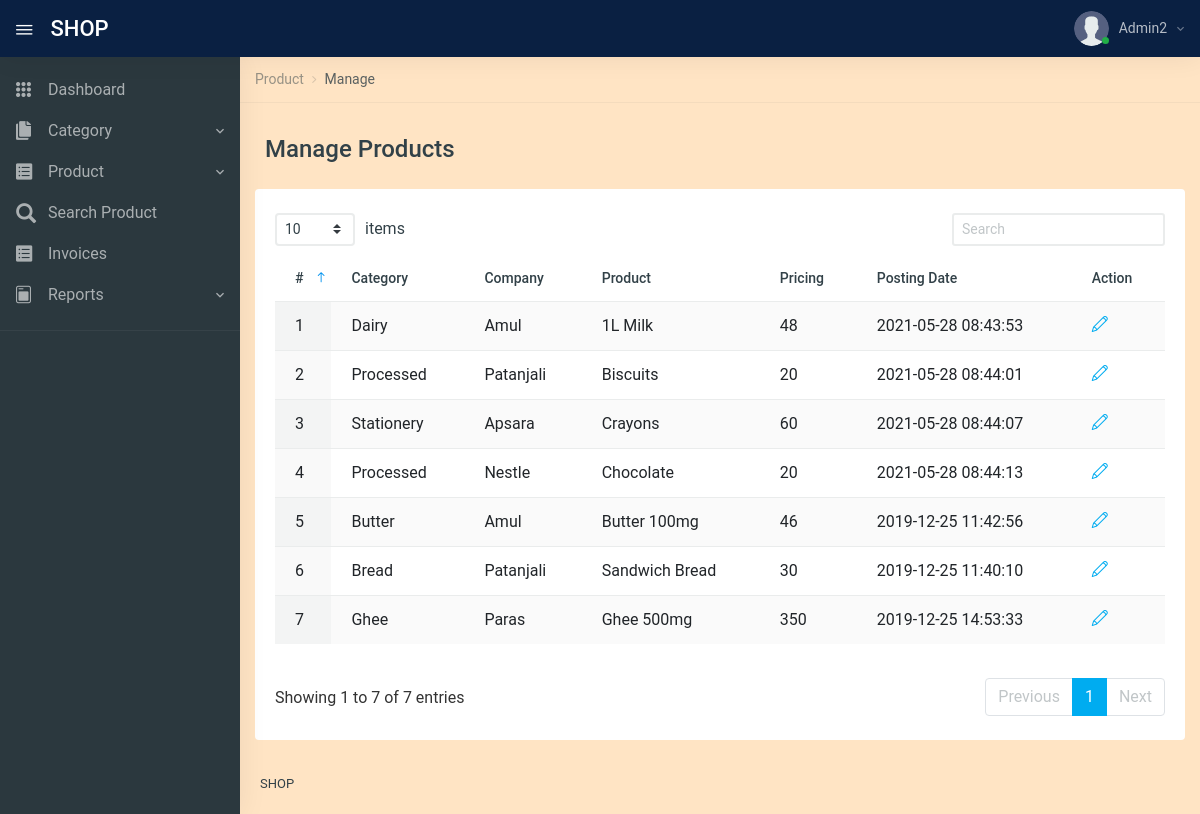
Screenshot of /manage-products.php (signed in) with the database file from the repository.
### tables this page shows
CREATE TABLE `tblproducts` (
  `id` int(11) NOT NULL,
  `CategoryName` varchar(150) DEFAULT NULL,
  `CompanyName` varchar(150) DEFAULT NULL,
  `ProductName` varchar(150) DEFAULT NULL,
  `ProductPrice` decimal(10,0) DEFAULT current_timestamp(),
  `PostingDate` timestamp NOT NULL DEFAULT current_timestamp() ON UPDATE current_timestamp(),
  `UpdationDate` timestamp NULL DEFAULT NULL ON UPDATE current_timestamp()
);

### manage-products.php (the view, shortened to what this page needs)
<?php
include('includes/config.php');
if (strlen($_SESSION['aid']==0)) {
  header('location:logout.php');
  } else{
?>
<!DOCTYPE html>
<html lang="en">
<head>
    <link href="vendors/datatables.net-dt/css/jquery.dataTables.min.css" rel="stylesheet" type="text/css" />
    <link href="vendors/datatables.net-responsive-dt/css/responsive.dataTables.min.css" rel="stylesheet" type="text/css" />
    <link href="vendors/jquery-toggles/css/toggles.css" rel="stylesheet" type="text/css">
    <link href="vendors/jquery-toggles/css/themes/toggles-light.css" rel="stylesheet" type="text/css">
    <link href="dist/css/style.css" rel="stylesheet" type="text/css">
</head>
<body>
	<div class="hk-wrapper hk-vertical-nav">
<?php include_once('includes/navbar.php');
include_once('includes/sidebar.php');
?>
        <div class="hk-pg-wrapper" style="background-color: bisque;">
            <nav class="hk-breadcrumb" aria-label="breadcrumb">
                <ol class="breadcrumb breadcrumb-light bg-transparent">
<li class="breadcrumb-item"><a href="#">Product</a></li>
<li class="breadcrumb-item active" aria-current="page">Manage</li>
                </ol>
            </nav>
            <div class="container">
<div class="hk-pg-header">
 <h4 class="hk-pg-title"><span class="pg-title-icon"><span class="feather-icon"><i data-feather="database"></i></span></span>Manage Products</h4>
                </div>
                <div class="row">
                    <div class="col-xl-12">
                        <section class="hk-sec-wrapper">
                            <div class="row">
                                <div class="col-sm">
                                    <div class="table-wrap">
                                        <table id="datable_1" class="table table-hover w-100 display pb-30">
                                            <thead>
                                                <tr>
                                                    <th>#</th>
                                                    <th>Category</th>
                                                    <th>Company</th>
                                                    <th>Product</th>
                                                    <th>Pricing</th>
                                                    <th>Posting Date</th>
                                                    <th>Action</th>
                                                </tr>
                                            </thead>
                                            <tbody>
<?php
$rno=mt_rand(10000,99999);
$query=mysqli_query($con,"select * from tblproducts");
$cnt=1;
while($row=mysqli_fetch_array($query))
{
?>
<tr>
<td><?php echo $cnt;?></td>
<td><?php echo $row['CategoryName'];?></td>
<td><?php echo $row['CompanyName'];?></td>
<td><?php echo $row['ProductName'];?></td>
<td><?php echo $row['ProductPrice'];?></td>
<td><?php echo $row['PostingDate'];?></td>
<td>
<a href="edit-product.php?pid=<?php echo base64_encode($row['id'].$rno);?>" class="mr-25" data-toggle="tooltip" data-original-title="Edit"> <i class="icon-pencil"></i></a>
</td>
</tr>
<?php
$cnt++;
} ?>
                                            </tbody>
                                        </table>
                                    </div>
                                </div>
                            </div>
                        </section>
                    </div>
                </div>
            </div>
<?php include_once('includes/footer.php');?>
        </div>
    </div>
</body>
</html>
<?php } ?>

### includes/navbar.php (shortened to what this page needs)
     <nav class="navbar navbar-expand-xl navbar-dark fixed-top hk-navbar">
            <a id="navbar_toggle_btn" class="navbar-toggle-btn nav-link-hover" href="javascript:void(0);"><i class="ion ion-ios-menu"></i></a>
            <a class="navbar-brand" href="dashboard.php">SHOP
            </a>
            <ul class="navbar-nav hk-navbar-content">
                <li class="nav-item dropdown dropdown-authentication">
                    <a class="nav-link dropdown-toggle no-caret" href="#" role="button" data-toggle="dropdown" aria-haspopup="true" aria-expanded="false">
                        <div class="media">
                            <div class="media-img-wrap">
                                <div class="avatar">
                                    <img src="dist/img/user.png" alt="user" class="avatar-img rounded-circle">
                                </div>
                                <span class="badge badge-success badge-indicator"></span>
                            </div>
<?php
$adminid=$_SESSION['aid'];
$query=mysqli_query($con,"select AdminName from tbladmin where id='$adminid'");
$row=mysqli_fetch_array($query);
?>
                            <div class="media-body">
                                <span><?php echo $row['AdminName'];?><i class="zmdi zmdi-chevron-down"></i></span>
                            </div>
                        </div>
                    </a>
                </li>
            </ul>
        </nav>

### rows the page displays
tblproducts: CategoryName "Dairy", CompanyName "Amul", ProductName "1L Milk", ProductPrice "48", PostingDate "2021-05-28 08:43:53"
tblproducts: CategoryName "Processed", CompanyName "Patanjali", ProductName "Biscuits", ProductPrice "20", PostingDate "2021-05-28 08:44:01"
tblproducts: CategoryName "Stationery", CompanyName "Apsara", ProductName "Crayons", ProductPrice "60", PostingDate "2021-05-28 08:44:07"
tblproducts: CategoryName "Processed", CompanyName "Nestle", ProductName "Chocolate", ProductPrice "20", PostingDate "2021-05-28 08:44:13"
tblproducts: CategoryName "Butter", CompanyName "Amul", ProductName "Butter 100mg", ProductPrice "46", PostingDate "2019-12-25 11:42:56"
tblproducts: CategoryName "Bread", CompanyName "Patanjali", ProductName "Sandwich Bread", ProductPrice "30", PostingDate "2019-12-25 11:40:10"
tblproducts: CategoryName "Ghee", CompanyName "Paras", ProductName "Ghee 500mg", ProductPrice "350", PostingDate "2019-12-25 14:53:33"

### other values shown
$row['AdminName'] "Admin2"
